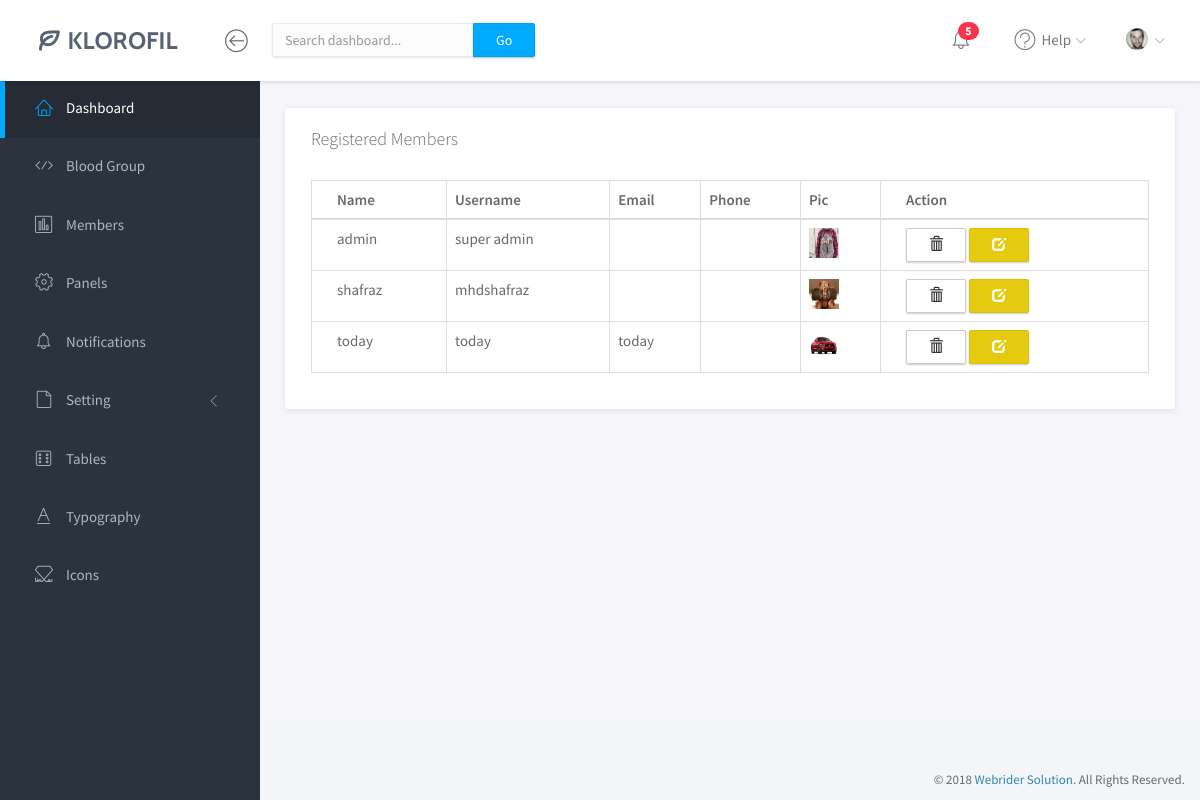
Page /admin/members.php (signed in) on the committed database.
### tables this page shows
CREATE TABLE `member` (
  `member_id` int(100) NOT NULL AUTO_INCREMENT,
  `name` varchar(190) DEFAULT NULL,
  `username` varchar(100) NOT NULL,
  `password` varchar(50) DEFAULT NULL,
  `email` varchar(50) DEFAULT NULL,
  `phone` int(20) DEFAULT NULL,
  `address` varchar(200) DEFAULT NULL,
  `usertype` varchar(100) DEFAULT NULL,
  `profile` varchar(200) DEFAULT NULL,
  PRIMARY KEY (`member_id`,`username`)
);

### admin/members.php (the view, shortened to what this page needs)
<?php
	include('template/header.php');
?>
<div class="main" >
<div class="main-content">
	<div class="col-md-12">
	<div class="panel">
	<div class="panel-heading">
									<h3 class="panel-title">Registered Members</h3>
								</div>
								<div class="panel-body">
								<table id="myTable" class="table table-bordered">
									<thead>
											<tr>
												<th>Name</th>
												<th>Username</th>
												<th>Email</th>
												<th>Phone</th>
												<th>Pic</th>
												<th>Action</th>
											</tr>
										</thead>
										<tbody>
										<?php
										$select = $connection->query("SELECT * FROM member");
										while($row = $select->fetch_array()){ ?>
										<tr>
													<td><?php echo $row['name'];?></td>
													<td><?php echo $row['username'];?></td>
													<td><?php echo $row['email'];?></td>
													<td><?php echo $row['phone'];?></td>
													<td><img src="front_side/<?php echo $row['profile'];?>" width="30px" height="30px"></td>
													<td><a href="#delete<?php echo $row['member_id']; ?>" data-toggle="modal" class="btn btn-default"><span class="glyphicon glyphicon-trash"></span></a>
													<a href="#edit<?php echo $row['member_id']; ?>" data-toggle="modal" class="btn btn-warning"><span class="glyphicon glyphicon-edit"></span></a>
													</td>
												</tr>
									 <?php	}
										?>
										</tbody>
										</table>
								</div>
							</div>
						</div>
					</div>
				</div>
			</div>
<?php
	include('template/footer.php');
?>

### admin/assets/css/main.css (style rules this page uses)
html { position: relative; min-height: 100%; }
body { background-color: #F3F5F8; font-family: "Source Sans Pro", sans-serif; font-size: 15px; color: #676a6d; }
a { color: #3287B2; }
th { font-weight: 600; }
#wrapper .main { -webkit-transition: all 0.3s ease-in-out; -moz-transition: all 0.3s ease-in-out; -ms-transition: all 0.3s ease-in-out; -o-transition: all 0.3s ease-in-out; transition: all 0.3s ease-in-out; width: calc(100% - 260px); left: 0; position: relative; float: right; background-color: #f5f5fa; }
#wrapper #sidebar-nav, #wrapper .main { padding-top: 80px; }
.main-content { padding: 28px 10px; }
.btn { -webkit-border-radius: 2px; -moz-border-radius: 2px; border-radius: 2px; -moz-box-shadow: 0px 1px 2px 0 rgba(0, 0, 0, 0.2); -webkit-box-shadow: 0px 1px 2px 0 rgba(0, 0, 0, 0.2); box-shadow: 0px 1px 2px 0 rgba(0, 0, 0, 0.2); padding: 6px 22px; }
.btn-warning { background-color: #e4cb10; border-color: #d6be0f; }
.panel { -webkit-border-radius: 3px; -moz-border-radius: 3px; border-radius: 3px; -moz-box-shadow: 0 2px 6px rgba(0, 0, 0, 0.08); -webkit-box-shadow: 0 2px 6px rgba(0, 0, 0, 0.08); box-shadow: 0 2px 6px rgba(0, 0, 0, 0.08); background-color: #fff; margin-bottom: 30px; }
.panel .panel-heading, .panel .panel-body, .panel .panel-footer { padding-left: 25px; padding-right: 25px; }
.panel .panel-heading { padding-top: 20px; padding-bottom: 20px; position: relative; }
.panel .panel-heading .panel-title { margin: 0; font-size: 18px; font-weight: 300; }
.panel .panel-body { padding-top: 10px; padding-bottom: 15px; }
.panel .table > thead > tr > td:first-child, .panel .table > thead > tr > th:first-child, .panel .table > tbody > tr > td:first-child, .panel .table > tbody > tr > th:first-child, .panel .table > tfoot > tr > td:first-child, .panel .table > tfoot > tr > th:first-child { padding-left: 25px; }
.panel .table > thead > tr > td:last-child, .panel .table > thead > tr > th:last-child, .panel .table > tbody > tr > td:last-child, .panel .table > tbody > tr > th:last-child, .panel .table > tfoot > tr > td:last-child, .panel .table > tfoot > tr > th:last-child { padding-left: 25px; }

### rows in the picture
member: name "admin", username "super admin", profile (picture)
member: name "shafraz", username "mhdshafraz", profile (picture)
member: name "today", username "today", email "today", profile (picture)
